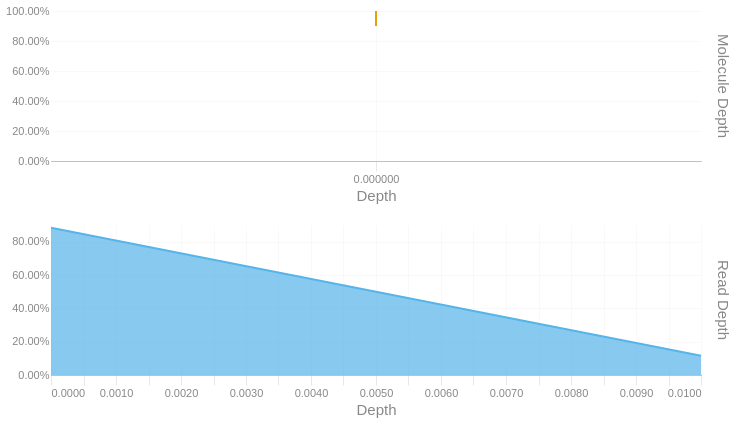

This figure's notebook cell:
### Code cell
readdep = depth_hist(tb['Read Depth'], q99, 3)
readdep = readdep.with_columns(pl.lit('Read Depth').alias('Metric'))
if not SKIPLR:
    moldep = depth_hist(tb['Molecule Depth'], mol_q99, 1)
    moldep = moldep.with_columns(pl.lit('Molecule Depth').alias('Metric'))
    _hist = pl.concat([readdep, moldep])
    _hist = _hist.filter(pl.col('Proportion') != 0)
    with SafeRender(_hist):
        (
            alt.Chart(_hist)        
            .mark_area(interpolate = "basis")
            .encode(
                x=alt.X('Bin:Q').scale(domainMin=0).axis(alt.Axis(title='Depth')),
                y = alt.Y('Proportion:Q', title = None).axis(format = '.2%'),
                color = alt.Color('Metric:N').legend(None),
                row = alt.Row("Metric:N").header(title = None, labelOrient = 'right'),
                tooltip = [
                    alt.Tooltip("Metric:N", title = "Metric"),
                    alt.Tooltip('Interval:N', title = "Depth Interval"),
                    alt.Tooltip('Proportion:Q', title = "% Alignments").format('.2%')
                ]
            )
            .resolve_scale(x='independent', y='independent')
            .properties(
                height = 150, width = 650,
                usermeta={'embedOptions': {'downloadFileName': f'{samplename}.depth.hist'}}
            )
        ).display()
else:
    readdep = readdep.filter(pl.col('Proportion') != 0)
    with SafeRender(readdep):
        (
            alt.Chart(readdep)        
            .mark_area(interpolate = "basis")
            .encode(
                x=alt.X('Bin:Q').scale(domainMin=0).axis(alt.Axis(title='Depth')),
                y = alt.Y('Proportion:Q', title = None).axis(format = '.2%'),
                tooltip = [
                    alt.Tooltip('Interval:N', title = "Depth Interval"),
                    alt.Tooltip('Proportion:Q', title = "% Alignments").format('.2%')
                ]
            )
            .properties(
                usermeta={'embedOptions': {'downloadFileName': f'{samplename}.depth.hist'}}
            )
        ).display()

### Figure 1 — Vega-Lite specification as saved in the notebook (floating-point values rounded to 4 significant figures)
{"width": 650, "height": 150, "config": {"title": {"anchor": "start", "dy": -15, "fontSize": 18, "color": "#888888", "subtitleColor": "#888888", "subtitleFontSize": 14}, "arc": {"fill": "#0072B2"}, "axis": {"domainColor": "#888888", "domainWidth": 0.5, "gridWidth": 0.2, "grid": false, "titleFontWeight": 400, "titleFontSize": 15, "labelFontSize": 11, "labelColor": "#888888", "tickColor": "#888888", "tickWidth": 0.2, "titleColor": "#888888"}, "axisBand": {"grid": false}, "axisX": {"grid": true, "tickSize": 10, "domainCap": "round"}, "axisY": {"domain": false, "grid": true, "tickSize": 0, "domainCap": "round"}, "background": "transparent", "header": {"labelFontSize": 15, "labelColor": "#888888", "titleFontSize": 15, "titleFontWeight": 600, "titleColor": "#888888"}, "legend": {"labelFont": "sans-serif", "labelFontSize": 12, "labelColor": "#888888", "symbolSize": 100, "symbolType": "circle", "titleFontSize": 12, "titlePadding": 10, "titleColor": "#888888", "title": null}, "range": {"category": ["#E69F00", "#56B4E9", "#009E73", "#F0E442", "#0072B2", "#D55E00", "#CC79A7", "#000000"], "diverging": ["#cfe8f3", "#a2d4ec", "#73bfe2", "#46abdb", "#1696d2", "#12719e"]}, "area": {"fill": "#0072B2", "fillOpacity": 0.7, "line": true, "strokeOpacity": 0.7}, "line": {"color": "#0072B2", "stroke": "#0072B2", "strokeWidth": 2}, "trail": {"color": "#0072B2", "stroke": "#0072B2", "strokeWidth": 0, "size": 1}, "point": {"filled": true, "fillOpacity": 1.0, "size": 95}, "text": {"color": "#888888", "fontSize": 11, "align": "right", "fontWeight": 400, "size": 11}, "bar": {"fill": "#0072B2", "stroke": null}, "view": {"stroke": null, "continuousWidth": 660, "continuousHeight": 400}}, "data": {"name": "data-11b4113437735a2f11f0f2e85f4c1aac"}, "mark": {"type": "area", "interpolate": "basis"}, "encoding": {"color": {"field": "Metric", "legend": null, "type": "nominal"}, "row": {"field": "Metric", "header": {"title": null, "labelOrient": "right"}, "type": "nominal"}, "tooltip": [{"field": "Metric", "title": "Metric", "type": "nominal"}, {"field": "Interval", "title": "Depth Interval", "type": "nominal"}, {"field": "Proportion", "format": ".2%", "title": "% Alignments", "type": "quantitative"}], "x": {"axis": {"title": "Depth"}, "field": "Bin", "scale": {"domainMin": 0}, "type": "quantitative"}, "y": {"axis": {"format": ".2%"}, "field": "Proportion", "title": null, "type": "quantitative"}}, "resolve": {"scale": {"x": "independent", "y": "independent"}}, "usermeta": {"embedOptions": {"downloadFileName": "S6_Annis_4796.depth.hist"}}, "$schema": "https://vega.github.io/schema/vega-lite/v6.1.0.json", "datasets": {"data-11b4113437735a2f11f0f2e85f4c1aac": [{"Bin": 0.0, "Interval": "0.0-0.0", "Proportion": 0.884, "Metric": "Read Depth"}, {"Bin": 0.01, "Interval": "0.01-0.01", "Proportion": 0.116, "Metric": "Read Depth"}, {"Bin": 0.0, "Interval": "0.0-0.0", "Proportion": 0.9, "Metric": "Molecule Depth"}, {"Bin": 0.0, "Interval": "0.0-0.0", "Proportion": 0.095, "Metric": "Molecule Depth"}, {"Bin": 0.0, "Interval": "0.0-0.02", "Proportion": 0.005, "Metric": "Molecule Depth"}]}}
